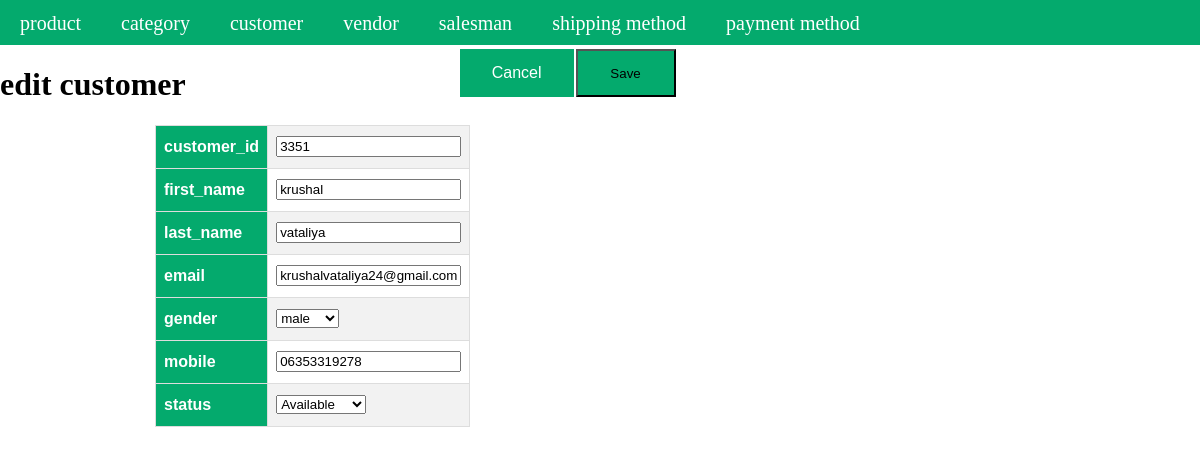
Page /index.php?a=edit&c=customer&customer_id=3351 on the committed database.
### tables this page shows
CREATE TABLE `customers` (
  `customer_id` int(11) NOT NULL,
  `first_name` varchar(255) NOT NULL,
  `last_name` varchar(255) NOT NULL,
  `email` varchar(255) NOT NULL,
  `gender` enum('male','female') NOT NULL,
  `mobile` varchar(255) NOT NULL,
  `status` enum('available','unavailable') NOT NULL,
  `created_at` timestamp NOT NULL DEFAULT current_timestamp(),
  `updated_at` timestamp NULL DEFAULT NULL
);

### Controller/Core/Action.php (called while the page is built, shortened)
<?php
class Controller_Core_Action
{
	public function getTemplete($templetePath)
	{
		require_once "View".DS.$templetePath;
	}
}
?>

### Controller/Customer.php (called while the page is built, shortened)
<?php
require_once 'Controller/Core/Action.php';
class Controller_Customer extends Controller_Core_Action
{
	protected $customers = null;
	protected $modelCustomer = null;
	public function editAction()
	{
		$request = $this->getRequest();
		$id=(int)$request->getParam('customer_id');
		$modelCustomer =$this->getModelCustomer();
		$customer =$modelCustomer->fetchRow($id);
		$this->getTemplete('customer/edit.phtml');
	}
    public function getCustomer()
    {
        return $this->customers;
    }
    public function setCustomer($customers)
    {
        $this->customers = $customers;
        return $this;
    }
    public function getModelCustomer()
    {
        if (!$this->modelCustomer) {
    	$this->modelCustomer = new Model_Customer();
    	}
        return $this->modelCustomer;
    }
}
?>

### Controller/Core/Front.php (called while the page is built, shortened)
<?php
class Controller_Core_Front
{
	public function getRequest()
	{
		$request = new Model_Core_Request();
		return $request;
	}
	public function init()
	{
		$request = $this->getRequest();
		$action = $request->getActionName().'Action';
		$Controller = new $controllerClassName();
		$Controller->$action();
	}
}
?>

### index.php (called while the page is built, shortened)
<?php
require_once 'Controller/Core/Front.php';
class Ccc
{
	public static function init()
	{
		$front = new Controller_Core_Front();
		$front->init();
	}
}
Ccc::init();
?>

### Model/Core/Adapter.php (called while the page is built, shortened)
<?php
class Model_core_Adapter{
	public $servername="localhost";
	public $username="root";
	public $password="";
	public $dbname ="project-krushal-vataliya";
   public $connect = null;
	public function connect(){
      if($this->connect == null)
      {
		$this->connect = mysqli_connect($this->servername, $this->username, $this->password ,$this->dbname);
      }
      return $this->connect;
	   }
   public function fetchRow($query){
   	$connect =$this->connect();
   	$result =$connect->query($query);
   		return $result->fetch_assoc();
   }
}
?>

### Model/Core/Table.php (called while the page is built, shortened)
<?php
require_once 'Model/Core/Adapter.php';
class Model_Core_Table
{
	public $tableName = null;
	public $primaryKey = null;
	public function getAdapter()
	{
		$adapter = new Model_Core_Adapter();
		return $adapter;
	}
    public function setTableName($tableName)
    {
        $this->tableName = $tableName;
        return $this;
    }
    public function setPrimaryKey($primaryKey)
    {
        $this->primaryKey = $primaryKey;
        return $this;
    }
	public function fetchRow($id, $query = null)
	{
		$adapter = $this->getAdapter();
		if($query == null && !is_array($id))
		{
		$sql ="SELECT * FROM `{$this->tableName}` WHERE `{$this->primaryKey}`= '$id'";
		}
		$result = $adapter->fetchRow($sql);
		return $result;
	}
}
?>

### View/customer/edit.phtml (the view, shortened to what this page needs)
<?php
$customer = $this->getCustomer();
?>
<!DOCTYPE html>
<html>
  <head>
    <link rel="stylesheet" href="Model/Skin/css/style.css">
  </head>
  <body>
    <?php require_once "View/html/header.phtml" ?>
    <div class="flx"><div><h1> edit customer</h1></div><div><button class="button  "style=" margin-left: 274px;"><a  class="add" href="http://localhost/project-krushal-vataliya/index.php?a=grid&c=customer">
    Cancel
    </a></button></div> <div class=""><form action="http://localhost/project-krushal-vataliya/index.php?a=update&c=customer" method="POST"><input id="formbutton1" class="formbutton" type="submit" value="Save"></td></div></div>
    <table id="product">
      <form action="http://localhost/project-krushal-vataliya/Customer.php?a=update" method="POST">
        <tr>
          <th> customer_id</th>
          <td><input type="number" id="customer[customer_id]" name="customer[customer_id]" value="<?php echo $customer['customer_id']?>"></td>
        </tr>
        <tr>
          <th> first_name</th>
          <td><input type="text" id="first_name" name="customer[first_name]" value="<?php echo $customer['first_name']?>"></td>
        </tr>
        <tr>
          <th> last_name</th>
          <td><input type="text" id="last_name" name="customer[last_name]" value="<?php echo $customer['last_name']?>"></td>
        </tr>
        <tr>
          <th> email</th>
          <td><input type="email" id="email" name="customer[email]" value="<?php echo $customer['email']?>"></td>
        </tr>
        <tr>
          <th> gender</th>
          <td> <select name="customer[gender]" id="gender]" >
            <option value="male"name="male">male</option>
          </select> </td>
        </tr>
        <tr>
          <th> mobile</th>
          <td><input type="number" id="mobile" name="customer[mobile]" value="<?php echo $customer['mobile']?>"></td>
        </tr>
        <tr>
          <th> status</th>
          <td> <select name="customer[status]" id="status" >
            <option value="1"name="Available">Available</option>
          </select> </td>
        </tr>
      </form>
    </table>
    <?php require_once "View/html/header.phtml" ?>
  </body>
</html>

### Model/Skin/css/style.css (style rules this page uses)
body { display: block; margin: 0px;justify-content: center; }
.flx { display: flex; }
#product { font-family: Arial, Helvetica, sans-serif; border-collapse: collapse; width: 25px; margin-left: 155px; }
#product td, #product th { border: 1px solid #ddd; padding: 8px; }
#product tr:nth-child(odd) { background-color: #f2f2f2; }
#product th { padding-top: 12px; padding-bottom: 12px; text-align: left; background-color: #04AA6D; color: white; }
.button { border: none; color: white; padding: 15px 32px; text-align: center; text-decoration: none; display: inline-block; font-size: 16px; margin: 4px 2px; cursor: pointer; background-color:#04aa6d; }
.add { text-decoration: none; color: white; }
.formbutton { height: 48px; width: 100px; background-color:#04aa6d; text-align: center; text-decoration-color: white; margin-top: 4px; }
#formbutton1 { height: 48px; width: 100px; background-color:#04aa6d; text-align: center; text-decoration-color: white; margin-top: 4px; }

### View/customer/edit.phtml (style rules this page uses)
.formbutton { height: 48px; width: 100px; background-color:#04aa6d; text-align: center; text-decoration-color: white; margin-top: 4px; }

### rows in the picture
customers: customer_id "3351", first_name "krushal", last_name "vataliya", email "krushalvataliya24@gmail.com", mobile "06353319278"
